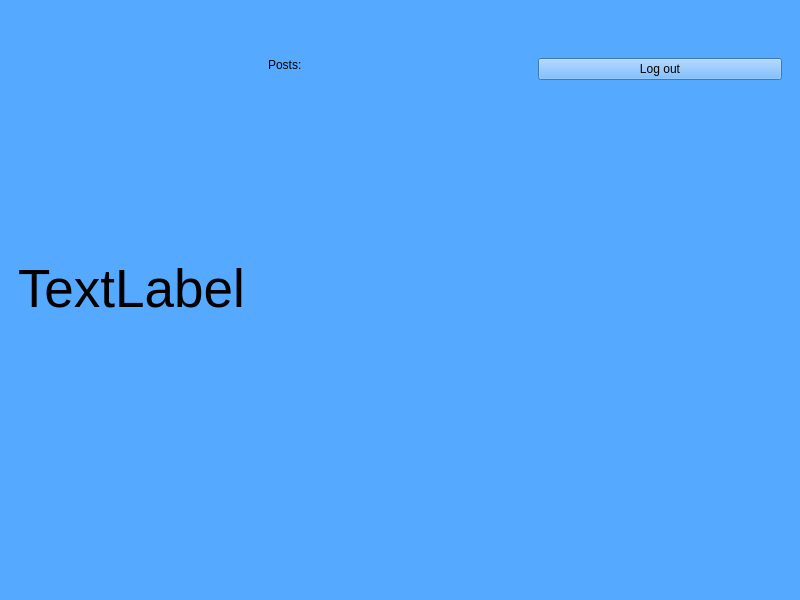
<?xml version="1.0" encoding="UTF-8"?>
<ui version="4.0">
 <class>MainWindow</class>
 <widget class="QMainWindow" name="MainWindow">
  <property name="geometry">
   <rect>
    <x>0</x>
    <y>0</y>
    <width>800</width>
    <height>600</height>
   </rect>
  </property>
  <property name="windowTitle">
   <string>MainWindow</string>
  </property>
  <property name="styleSheet">
   <string notr="true">background-color: rgb(85, 170, 255);</string>
  </property>
  <widget class="QWidget" name="centralwidget">
   <layout class="QHBoxLayout" name="horizontalLayout_5">
    <item>
     <widget class="QStackedWidget" name="router">
      <property name="currentIndex">
       <number>2</number>
      </property>
      <widget class="QWidget" name="home">
       <layout class="QHBoxLayout" name="horizontalLayout_3">
        <item>
         <layout class="QHBoxLayout" name="horizontalLayout">
          <item>
           <spacer name="horizontalSpacer">
            <property name="orientation">
             <enum>Qt::Horizontal</enum>
            </property>
            <property name="sizeHint" stdset="0">
             <size>
              <width>40</width>
              <height>20</height>
             </size>
            </property>
           </spacer>
          </item>
          <item>
           <widget class="QPushButton" name="register_link">
            <property name="text">
             <string>Register</string>
            </property>
           </widget>
          </item>
          <item>
           <widget class="QPushButton" name="login_link">
            <property name="text">
             <string>Login</string>
            </property>
           </widget>
          </item>
         </layout>
        </item>
       </layout>
      </widget>
      <widget class="QWidget" name="register_2">
       <layout class="QHBoxLayout" name="horizontalLayout_2">
        <item>
         <layout class="QHBoxLayout" name="horizontalLayout_4">
          <item>
           <spacer name="horizontalSpacer_2">
            <property name="orientation">
             <enum>Qt::Horizontal</enum>
            </property>
            <property name="sizeHint" stdset="0">
             <size>
              <width>40</width>
              <height>20</height>
             </size>
            </property>
           </spacer>
          </item>
          <item>
           <layout class="QFormLayout" name="formLayout">
            <item row="1" column="0">
             <widget class="QLabel" name="name_label">
              <property name="text">
               <string>Name</string>
              </property>
             </widget>
            </item>
            <item row="2" column="0">
             <widget class="QLabel" name="password_label">
              <property name="text">
               <string>Password</string>
              </property>
             </widget>
            </item>
            <item row="1" column="1">
             <widget class="QLineEdit" name="name_input"/>
            </item>
            <item row="2" column="1">
             <widget class="QLineEdit" name="password_input"/>
            </item>
            <item row="0" column="1">
             <spacer name="verticalSpacer">
              <property name="orientation">
               <enum>Qt::Vertical</enum>
              </property>
              <property name="sizeHint" stdset="0">
               <size>
                <width>20</width>
                <height>40</height>
               </size>
              </property>
             </spacer>
            </item>
            <item row="4" column="1">
             <spacer name="verticalSpacer_2">
              <property name="orientation">
               <enum>Qt::Vertical</enum>
              </property>
              <property name="sizeHint" stdset="0">
               <size>
                <width>20</width>
                <height>40</height>
               </size>
              </property>
             </spacer>
            </item>
            <item row="3" column="1">
             <widget class="QPushButton" name="register_button">
              <property name="text">
               <string>Register</string>
              </property>
             </widget>
            </item>
           </layout>
          </item>
         </layout>
        </item>
       </layout>
      </widget>
      <widget class="QWidget" name="account">
       <layout class="QVBoxLayout" name="verticalLayout">
        <item>
         <layout class="QHBoxLayout" name="horizontalLayout_8">
          <item>
           <widget class="QLabel" name="account_name">
            <property name="font">
             <font>
              <pointsize>40</pointsize>
             </font>
            </property>
            <property name="text">
             <string>TextLabel</string>
            </property>
           </widget>
          </item>
          <item>
           <layout class="QVBoxLayout" name="posts">
            <item>
             <spacer name="verticalSpacer_8">
              <property name="orientation">
               <enum>Qt::Vertical</enum>
              </property>
              <property name="sizeType">
               <enum>QSizePolicy::Preferred</enum>
              </property>
              <property name="sizeHint" stdset="0">
               <size>
                <width>20</width>
                <height>40</height>
               </size>
              </property>
             </spacer>
            </item>
            <item>
             <widget class="QLabel" name="label">
              <property name="text">
               <string>Posts:</string>
              </property>
             </widget>
            </item>
            <item>
             <spacer name="verticalSpacer_7">
              <property name="orientation">
               <enum>Qt::Vertical</enum>
              </property>
              <property name="sizeHint" stdset="0">
               <size>
                <width>20</width>
                <height>40</height>
               </size>
              </property>
             </spacer>
            </item>
           </layout>
          </item>
          <item>
           <spacer name="horizontalSpacer_3">
            <property name="orientation">
             <enum>Qt::Horizontal</enum>
            </property>
            <property name="sizeType">
             <enum>QSizePolicy::Preferred</enum>
            </property>
            <property name="sizeHint" stdset="0">
             <size>
              <width>20</width>
              <height>20</height>
             </size>
            </property>
           </spacer>
          </item>
          <item>
           <layout class="QVBoxLayout" name="verticalLayout_2">
            <item>
             <spacer name="verticalSpacer_4">
              <property name="orientation">
               <enum>Qt::Vertical</enum>
              </property>
              <property name="sizeType">
               <enum>QSizePolicy::Preferred</enum>
              </property>
              <property name="sizeHint" stdset="0">
               <size>
                <width>20</width>
                <height>40</height>
               </size>
              </property>
             </spacer>
            </item>
            <item>
             <widget class="QPushButton" name="account_logout_button">
              <property name="text">
               <string>Log out</string>
              </property>
             </widget>
            </item>
            <item>
             <spacer name="verticalSpacer_3">
              <property name="orientation">
               <enum>Qt::Vertical</enum>
              </property>
              <property name="sizeHint" stdset="0">
               <size>
                <width>20</width>
                <height>40</height>
               </size>
              </property>
             </spacer>
            </item>
           </layout>
          </item>
         </layout>
        </item>
       </layout>
      </widget>
      <widget class="QWidget" name="login">
       <layout class="QHBoxLayout" name="horizontalLayout_9">
        <item>
         <spacer name="horizontalSpacer_4">
          <property name="orientation">
           <enum>Qt::Horizontal</enum>
          </property>
          <property name="sizeHint" stdset="0">
           <size>
            <width>40</width>
            <height>20</height>
           </size>
          </property>
         </spacer>
        </item>
        <item>
         <layout class="QHBoxLayout" name="horizontalLayout_10">
          <item>
           <layout class="QFormLayout" name="formLayout_2">
            <item row="1" column="0">
             <widget class="QLabel" name="name_label_login">
              <property name="text">
               <string>Name</string>
              </property>
             </widget>
            </item>
            <item row="2" column="0">
             <widget class="QLabel" name="password_label_login">
              <property name="text">
               <string>Password</string>
              </property>
             </widget>
            </item>
            <item row="1" column="1">
             <widget class="QLineEdit" name="name_input_login"/>
            </item>
            <item row="2" column="1">
             <widget class="QLineEdit" name="password_input_login"/>
            </item>
            <item row="3" column="1">
             <widget class="QPushButton" name="login_button">
              <property name="text">
               <string>Login</string>
              </property>
             </widget>
            </item>
            <item row="4" column="1">
             <spacer name="verticalSpacer_5">
              <property name="orientation">
               <enum>Qt::Vertical</enum>
              </property>
              <property name="sizeHint" stdset="0">
               <size>
                <width>20</width>
                <height>40</height>
               </size>
              </property>
             </spacer>
            </item>
            <item row="0" column="1">
             <spacer name="verticalSpacer_6">
              <property name="orientation">
               <enum>Qt::Vertical</enum>
              </property>
              <property name="sizeHint" stdset="0">
               <size>
                <width>20</width>
                <height>40</height>
               </size>
              </property>
             </spacer>
            </item>
           </layout>
          </item>
         </layout>
        </item>
       </layout>
      </widget>
     </widget>
    </item>
   </layout>
  </widget>
  <widget class="QMenuBar" name="menubar">
   <property name="geometry">
    <rect>
     <x>0</x>
     <y>0</y>
     <width>800</width>
     <height>25</height>
    </rect>
   </property>
  </widget>
  <widget class="QStatusBar" name="statusbar"/>
 </widget>
 <tabstops>
  <tabstop>register_button</tabstop>
  <tabstop>password_input</tabstop>
  <tabstop>name_input</tabstop>
  <tabstop>login_link</tabstop>
  <tabstop>register_link</tabstop>
 </tabstops>
 <resources/>
 <connections/>
</ui>
